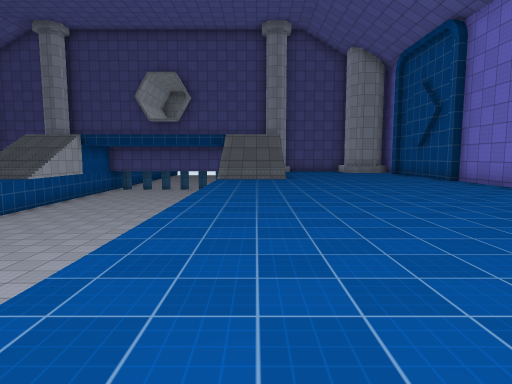
view 1 (above)

15 first-person views from a walk through a scene from a Unity 3-D project. The camera is 1.5 m above the floor, tilts 6° down and sees 75° across. Doors are open. The floor is counted in squares, 2 m on a side. Each view is taken from the middle of a square. On the plan, view 1 faces up. The plan holds only what a view shows up to about 11 squares ahead; the rest is blank. The place goes on beyond the plan. The player character is not drawn. Surface patterns are stand-ins for the level's own textures.

view 2
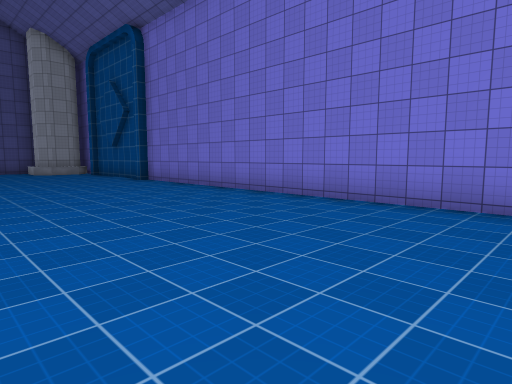

view 3
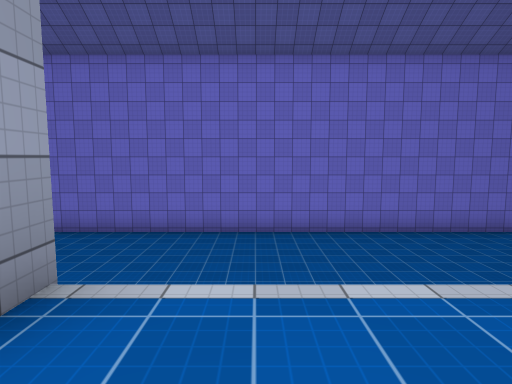

view 4
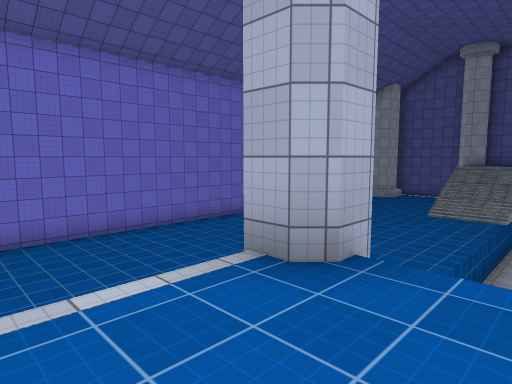

view 5
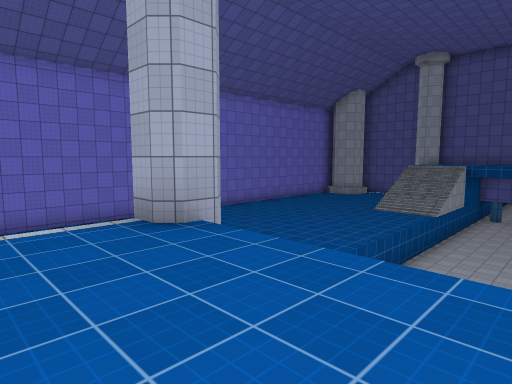

view 6
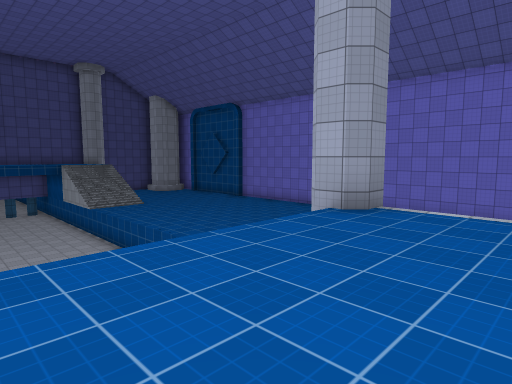

view 7
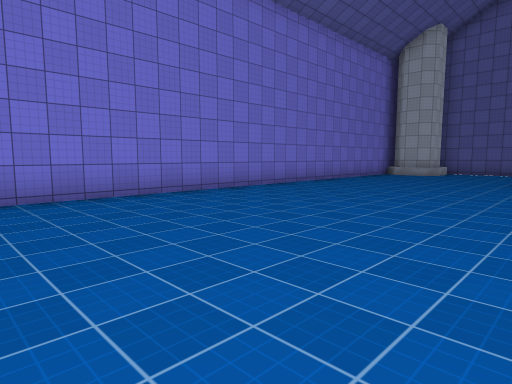

view 8
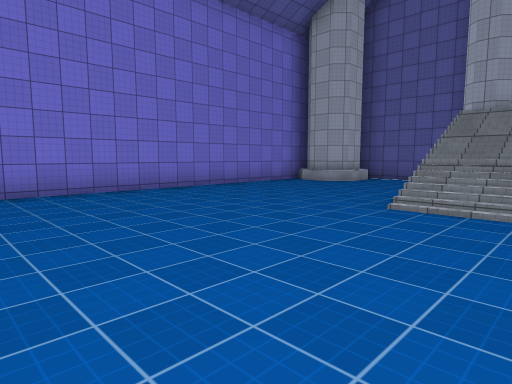

view 9
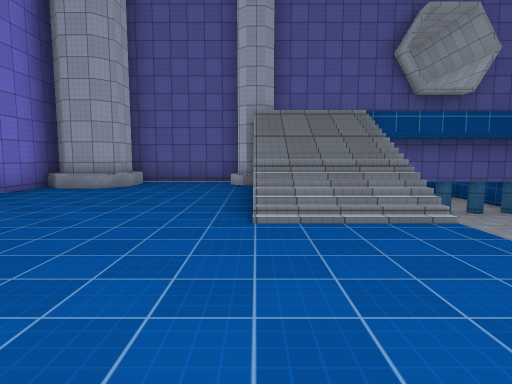

view 10
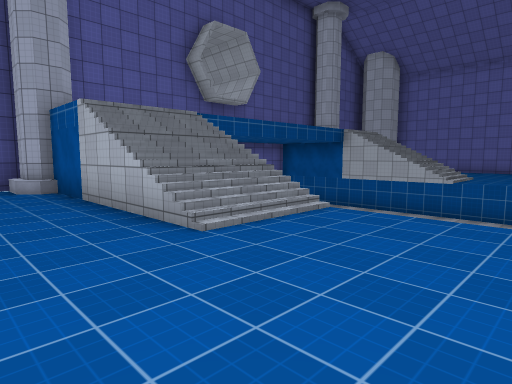

view 11
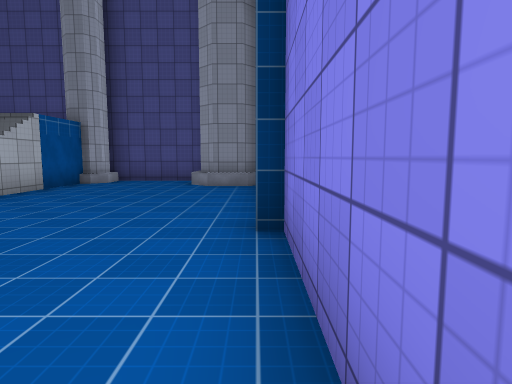

view 12
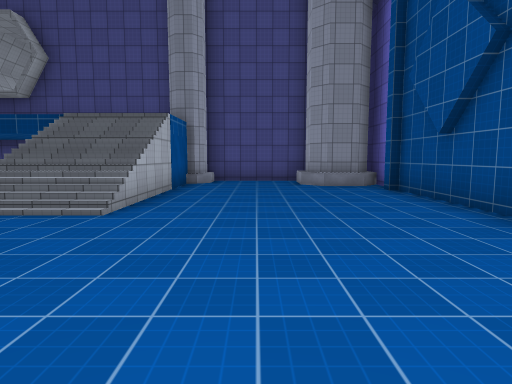

view 13
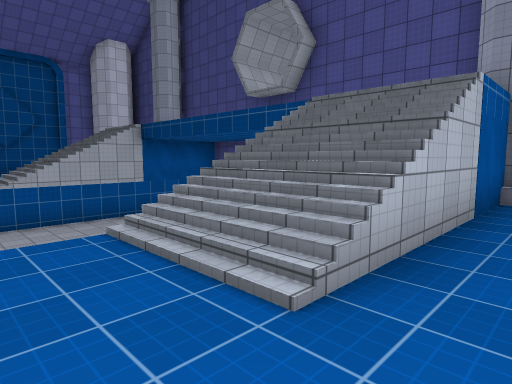

view 14
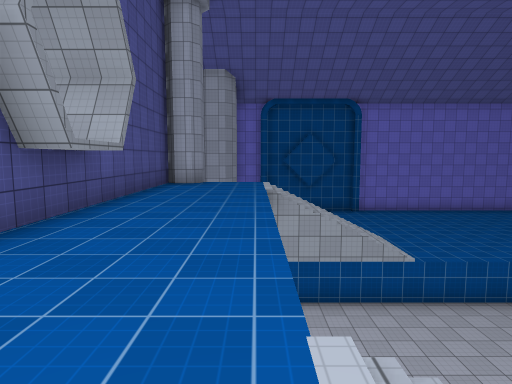

view 15
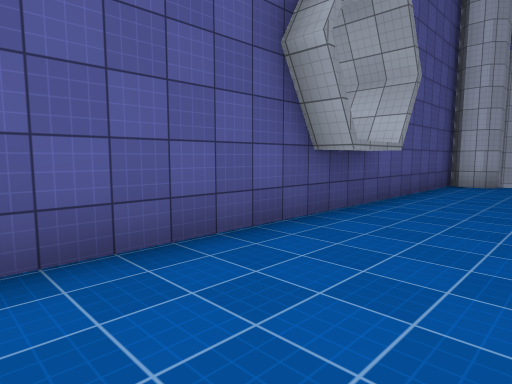

### Floor plan
Key: @ floor where view 1 was taken; # wall or solid block; . main floor; : floor 2.75 m higher than the main floor; + floor 3.5 m higher than the main floor; / step, stairs or slope; ≈ liquid the walk keeps out of; v drop or lower ground; P pipe; O other object.
Columns run from 10 left of view 1 to 7 right of it. Each row starts with its distance up from view 1.
 18  ##  #   #######
 17  ++++##++++#...OO
 16  ++++++++++#...OO
 15  ++++++++++v.....
 14  //v   vv//v....##
 13  //≈≈ v≈≈//v.....#
 12  //≈≈ ≈≈≈//#.....#
 11  //≈≈≈≈≈≈///.....#
 10   .≈≈≈≈≈≈.......##
  9    ≈≈≈≈≈≈........#
  8     ≈≈≈≈≈........#
  7     ≈≈≈≈ ........#
  6      ≈≈≈ ........#
  5       ≈≈ ........#
  4        ≈ ........#
  3          ........#
  2          ........#
  1          ........#
  0     vvvvv#@......#
 -1     :::::/  .....#
 -2     :::::/  .....#
 -3     :::::/  .....#
 -4      ::::/  .....#
 -5      ::::#  .....#
 -6         ≈ .......#
 -7           .......#
 -8           .......#
 -9           .......#
-10          ........#
-11          ........#
-12          ........#
-13       ≈≈≈........#
-14    ≈  ≈≈≈........#
-15 ...≈  ≈≈≈........#
-16 ///≈   ≈ ///.....#
-17  //≈     //#.....#
-18   /v     //v.....#
-19      vv  //v.....#
-20            v...#.#
-21            #...OO
-22    PPP   #######
-23    PP

Where each view was taken, in squares from view 1:
view 1: 0 up, 0 right, facing up
view 2: 0 up, 1 right, facing up-right
view 3: 2 down, 3 left, facing right
view 4: 3 down, 3 left, facing down-right
view 5: 3 down, 5 left, facing down-right
view 6: 3 down, 6 left, facing up-right
view 7: 6 down, 0 right, facing down-right
view 8: 11 down, 1 left, facing down-right
view 9: 12 down, 1 right, facing down
view 10: 13 down, 3 right, facing down-left
view 11: 7 up, 6 right, facing up
view 12: 7 up, 3 right, facing up
view 13: 10 up, 2 right, facing up-left
view 14: 15 up, 9 left, facing right
view 15: 15 up, 9 left, facing up-right
